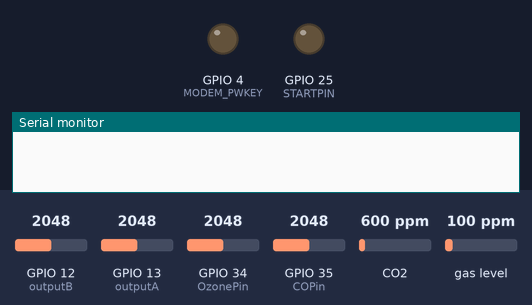
This sketch was run on a simulated ESP32. Shown: output pins drawn as LEDs (lit = HIGH), the last lines printed to the serial monitor. Inputs (shaded band) come from the test bench; at power-on: GPIO 12 (outputB) = 2048, GPIO 13 (outputA) = 2048, GPIO 34 (OzonePin) = 2048, GPIO 35 (COPin) = 2048, CO2 600 ppm, gas level 100 ppm. Uploads are accepted with an empty reply; pins used as bus, display or sensor lines are not drawn. At 16.4 s the program puts the board to deep sleep or switches it off; the recording ends there.

Above: at 0.1 s.
At 3.1 s:
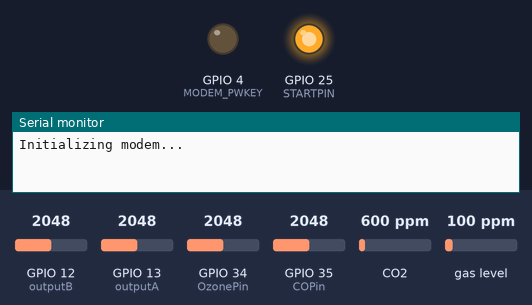
Timing chart, 0 to 16.4 s (numbered marks = the images above):
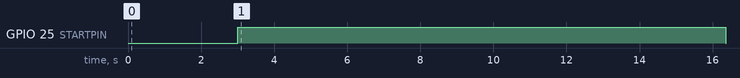

Measured:
- by itself, GPIO 25 (STARTPIN): LOW → HIGH at 3.0 s, → LOW 13.4 s later

The sketch:

sketch_apr10a.ino
```cpp
// (licence header left out)
#include <Adafruit_CCS811.h>
#include <SoftwareSerial.h>
SoftwareSerial pmsSerial(15, 2); // TX, RX

// GPRS credentials
const char apn[]      = "internet.a1.bg"; // APN (example: internet.vodafone.pt) use https://wiki.apnchanger.org
const char gprsUser[] = ""; // GPRS User
const char gprsPass[] = ""; // GPRS Password

// SIM card PIN (leave empty, if not defined)
const char simPIN[]   = "";

// Server details
// The server variable can be just a domain name or it can have a subdomain. It depends on the service you are using
const char server[] = "alexandernyagolov.com";    // domain name: example.com, maker.ifttt.com, etc
const char resource[] = "/post-data.php";         // resource path, for example: /post-data.php
const int  port = 80;                             // server port number

// Keep this API Key value to be compatible with the PHP code provided in the project page.
// If you change the apiKeyValue value, the PHP file /post-data.php also needs to have the same key
String apiKeyValue = "tPmAT5Ab3j7F9";

// TTGO T-Call pins
#define MODEM_RST            5
#define MODEM_PWKEY          4
#define MODEM_POWER_ON       23
#define MODEM_TX             27
#define MODEM_RX             26

// Start-up pin
#define STARTPIN             25

const int COPin = 35;      // MQ-9 CO sensor is connected to GPIO 35 (Analog ADC1_CH6)
const int OzonePin = 34;   // MQ-131 O3 sensor is connected to GPIO 34
const int outputA = 13;    // Green VOC sensor is connected A to GPIO 13
const int outputB = 12;    // B to GPIO 12
Adafruit_CCS811 ccs;       // Violet VOC sensor is connected to SCL pin - 22 & SDA pin - 21

int pm1 = 0;
int pm25 = 0;
int pm100 = 0;
int particles_03um = 0;
int particles_05um = 0;
int particles_10um = 0;
int particles_25um = 0;
int particles_50um = 0;
int particles_100um = 0;
int potValue = 0;         // variable for storing the CO sensor value
int AValue = 0;           // variable for storing the A pin sensor value
int BValue = 0;           // variable for storing the B pin sensor value
float VOC = 0.0;

// Set serial for debug console (to Serial Monitor, default speed 115200)
#define SerialMon Serial
// Set serial for AT commands (to SIM800 module)
#define SerialAT Serial1

// Configure TinyGSM library
#define TINY_GSM_MODEM_SIM800      // Modem is SIM800
#define TINY_GSM_RX_BUFFER   1024  // Set RX buffer to 1Kb

// Define the serial console for debug prints, if needed
//#define DUMP_AT_COMMANDS

#include <TinyGsmClient.h>

#ifdef DUMP_AT_COMMANDS
  #include <StreamDebugger.h>
  StreamDebugger debugger(SerialAT, SerialMon);
  TinyGsm modem(debugger);
#else
  TinyGsm modem(SerialAT);
#endif

// TinyGSM Client for Internet connection
TinyGsmClient client(modem);

#define uS_TO_S_FACTOR 1000000UL   /* Conversion factor for micro seconds to seconds */
#define TIME_TO_SLEEP  36        /* Time ESP32 will go to sleep (in seconds) 3600 seconds = 1 hour */

void setup() {
  // Set serial monitor debugging window baud rate to 115200
  SerialMon.begin(115200);

  // PM sensor baud rate is 9600
  pmsSerial.begin(9600);

  pinMode(STARTPIN, OUTPUT);

  // Set modem reset, enable, power pins
  pinMode(MODEM_PWKEY, OUTPUT);
  pinMode(MODEM_RST, OUTPUT);
  pinMode(MODEM_POWER_ON, OUTPUT);
  digitalWrite(MODEM_PWKEY, LOW);
  digitalWrite(MODEM_RST, HIGH);
  digitalWrite(MODEM_POWER_ON, HIGH);

  // Set GSM module baud rate and UART pins
  SerialAT.begin(115200, SERIAL_8N1, MODEM_RX, MODEM_TX);
  delay(3000);
if(!ccs.begin()){
    Serial.println("Failed to start sensor! Please check your wiring.");
    while(1);
  }
  // Restart SIM800 module, it takes quite some time
  // To skip it, call init() instead of restart()
  SerialMon.println("Initializing modem...");
  modem.restart();
  // use modem.init() if you don't need the complete restart

  // Unlock your SIM card with a PIN if needed
  if (strlen(simPIN) && modem.getSimStatus() != 3 ) {
    modem.simUnlock(simPIN);
  }

  // Configure the wake up source as timer wake up
  esp_sleep_enable_timer_wakeup(TIME_TO_SLEEP * uS_TO_S_FACTOR);
}

struct pms5003data {
  uint16_t framelen;
  uint16_t pm10_standard, pm25_standard, pm100_standard;
  uint16_t pm10_env, pm25_env, pm100_env;
  uint16_t particles_03um, particles_05um, particles_10um, particles_25um, particles_50um, particles_100um;
  uint16_t unused;
  uint16_t checksum;
};

struct pms5003data data;

void loop() {
  digitalWrite(STARTPIN, HIGH); // Turn on sensors
  delay(10*1000);
  for(int i = 0; i <= 10; i++){
  SerialMon.print("Connecting to APN: ");
  SerialMon.print(apn);
  if (!modem.gprsConnect(apn, gprsUser, gprsPass)) {
    SerialMon.println(" fail");
  }
  else {
    SerialMon.println(" OK");

    SerialMon.print("Connecting to ");
    SerialMon.print(server);
    if (!client.connect(server, port)) {
      SerialMon.println(" fail");
    }
    else {
      SerialMon.println(" OK");
       if(ccs.available()){
        if(!ccs.readData()){
          Serial.print("CO2: ");
          Serial.print(ccs.geteCO2());
          Serial.print("ppm, TVOC: ");
          Serial.println(ccs.getTVOC());
        }
        else{
          Serial.println("ERROR!");
          while(1);
        }
       }
       if (readPMSdata(&pmsSerial)) {
        // reading data was successful!
        pm1 = data.pm10_env;
        pm25 = data.pm25_env;
        pm100 = data.pm100_env;
        particles_03um = data.particles_03um;
        particles_05um = data.particles_05um;
        particles_10um = data.particles_10um;
        particles_25um = data.particles_25um;
        particles_50um = data.particles_50um;
        particles_100um = data.particles_100um;
      }
      AValue = analogRead(outputA);
      BValue = analogRead(outputB);
      float voltageA = AValue * (5.0 / 1023.0);
      float voltageB = BValue * (5.0 / 1023.0);
      if(voltageA >= 20 && voltageB >= 20)
      {
          VOC = 3.5;
      }
      else if(voltageA >= 20 && voltageB >= 1 && voltageB <= 3)
      {
          VOC = 2.5;
      }
      else if(voltageB >= 20 && voltageA >= 1 && voltageA <= 3)
      {
          VOC = 1.5;
      }
      else if(voltageA == 0 && voltageA <= 1 && voltageB == 0 && voltageB <= 1)
      {
          VOC = 0.5;
      }
      // Making an HTTP POST request
      SerialMon.println("Performing HTTP POST request...");

      // Prepare your HTTP POST request data (CO levels)
      String httpRequestData = "api_key=" + apiKeyValue + "&co=" + String(analogRead(COPin))
                               + "&co2=" + String(ccs.geteCO2()) + "&voc=" + String(VOC)
                               + "&tvoc=" + String(ccs.getTVOC()) + "&ozone=" + String(analogRead(OzonePin))
                               + "&pm1=" + String(pm1) + "&pm25=" + String(pm25)
                               + "&pm10=" + String(pm100) + "&particles_03um=" + String(particles_03um)
                               + "&particles_05um=" + String(particles_05um) + "&particles_10um=" + String(particles_10um)
                               + "&particles_25um=" + String(particles_25um) + "&particles_50um=" + String(particles_50um)
                               + "&particles_100um=" + String(particles_100um) +"";

      client.print(String("POST ") + resource + " HTTP/1.1\r\n");
      client.print(String("Host: ") + server + "\r\n");
      client.println("Connection: close");
      client.println("Content-Type: application/x-www-form-urlencoded");
      client.print("Content-Length: ");
      client.println(httpRequestData.length());
      client.println();
      client.println(httpRequestData);

      unsigned long timeout = millis();
      while (client.connected() && millis() - timeout < 10000L) {
        // Print available data (HTTP response from server)
        while (client.available()) {
          char c = client.read();
          SerialMon.print(c);
          timeout = millis();
        }
      }
      SerialMon.println();

      // Close client and disconnect
      client.stop();
      SerialMon.println(F("Server disconnected"));
      modem.gprsDisconnect();
      SerialMon.println(F("GPRS disconnected"));
    }
  }
  }
  digitalWrite(STARTPIN, LOW); // Turn off sensors
  // Put ESP32 into deep sleep mode (with timer wake up)
  esp_deep_sleep_start();
}

boolean readPMSdata(Stream *s) {
  if (! s->available()) {
    return false;
  }

  // Read a byte at a time until we get to the special '0x42' start-byte
  if (s->peek() != 0x42) {
    s->read();
    return false;
  }

  // Now read all 32 bytes
  if (s->available() < 32) {
    return false;
  }

  uint8_t buffer[32];
  uint16_t sum = 0;
  s->readBytes(buffer, 32);

  // get checksum ready
  for (uint8_t i=0; i<30; i++) {
    sum += buffer[i];
  }

  /* debugging
  for (uint8_t i=2; i<32; i++) {
    Serial.print("0x"); Serial.print(buffer[i], HEX); Serial.print(", ");
  }
  Serial.println();
  */

  // The data comes in endian'd, this solves it so it works on all platforms
  uint16_t buffer_u16[15];
  for (uint8_t i=0; i<15; i++) {
    buffer_u16[i] = buffer[2 + i*2 + 1];
    buffer_u16[i] += (buffer[2 + i*2] << 8);
  }

  // put it into a nice struct :)
  memcpy((void *)&data, (void *)buffer_u16, 30);

  if (sum != data.checksum) {
    Serial.println("Checksum failure");
    return false;
  }
  // success!
  return true;
}
```
